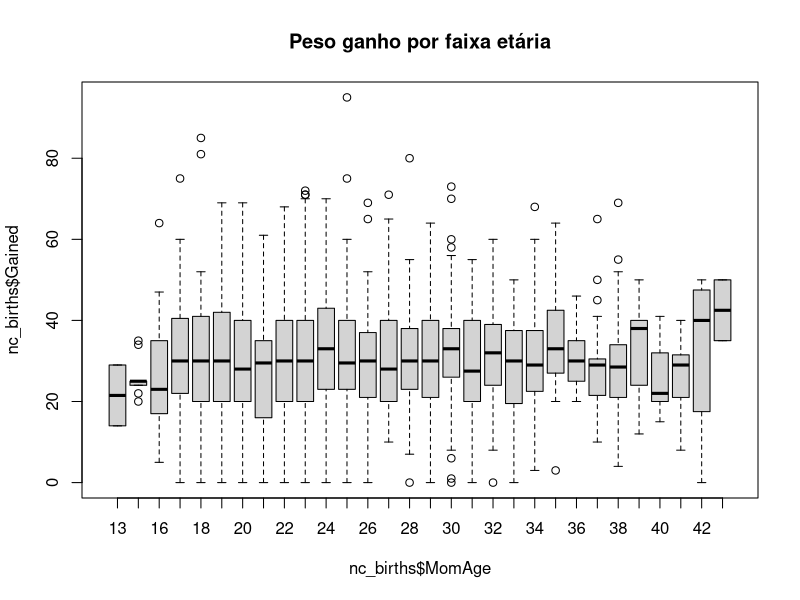
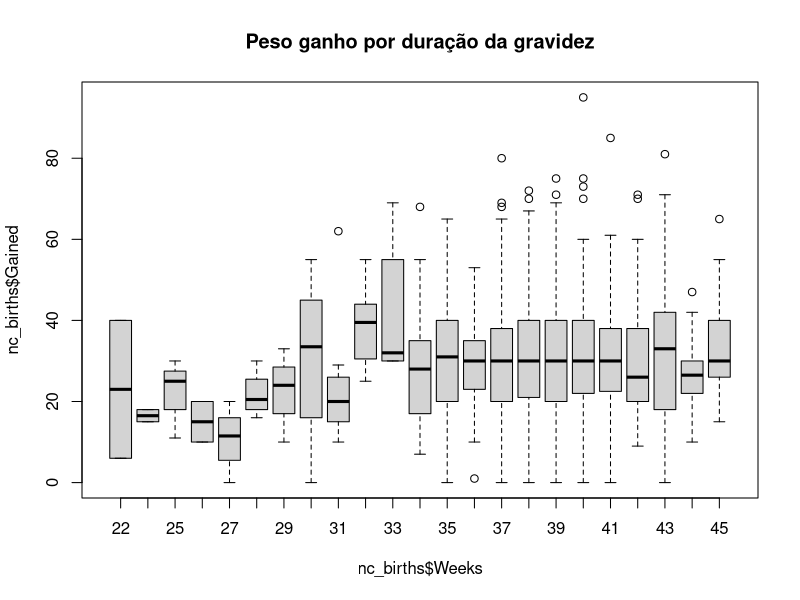
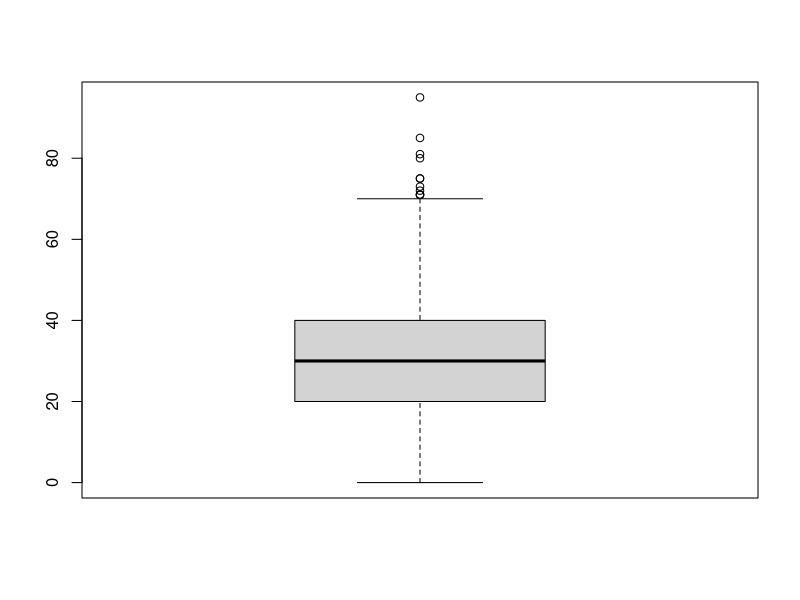
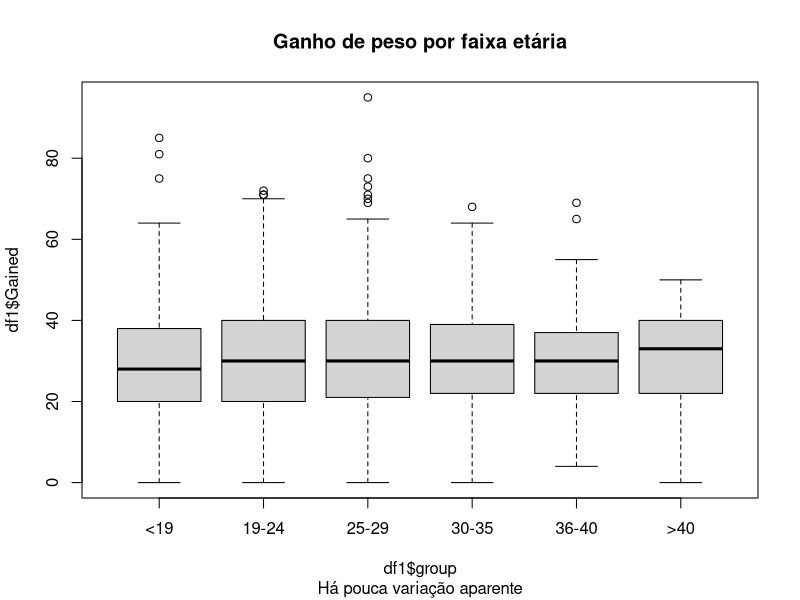
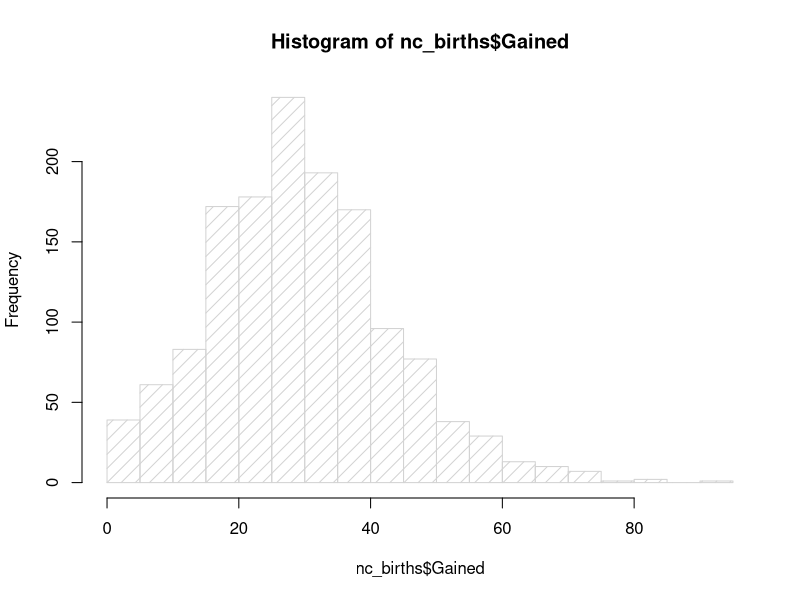
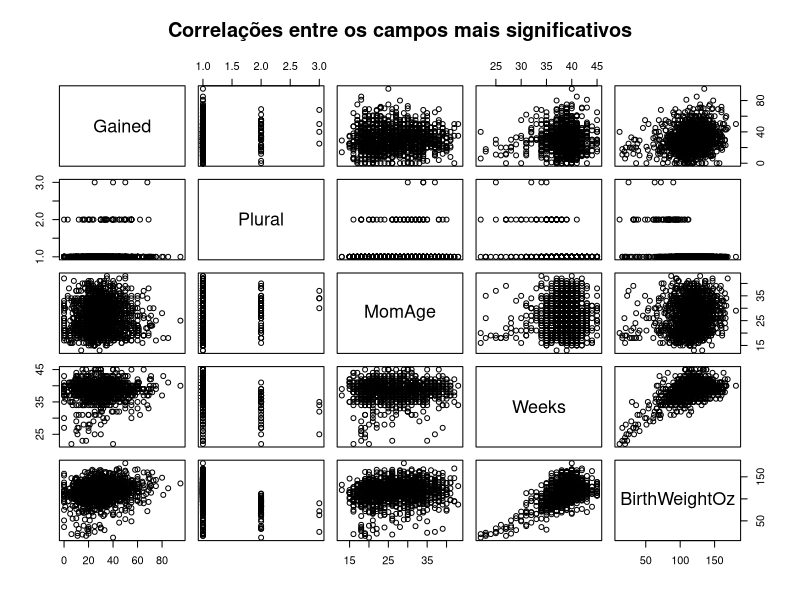
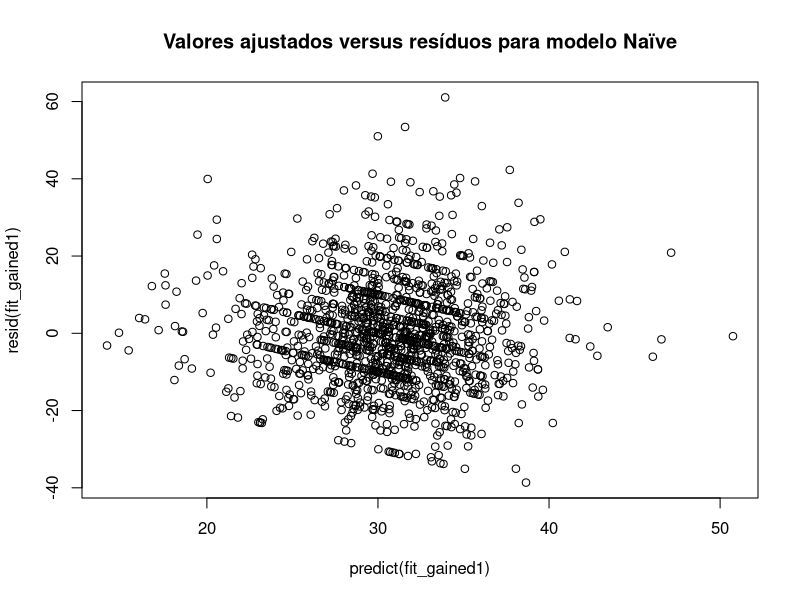
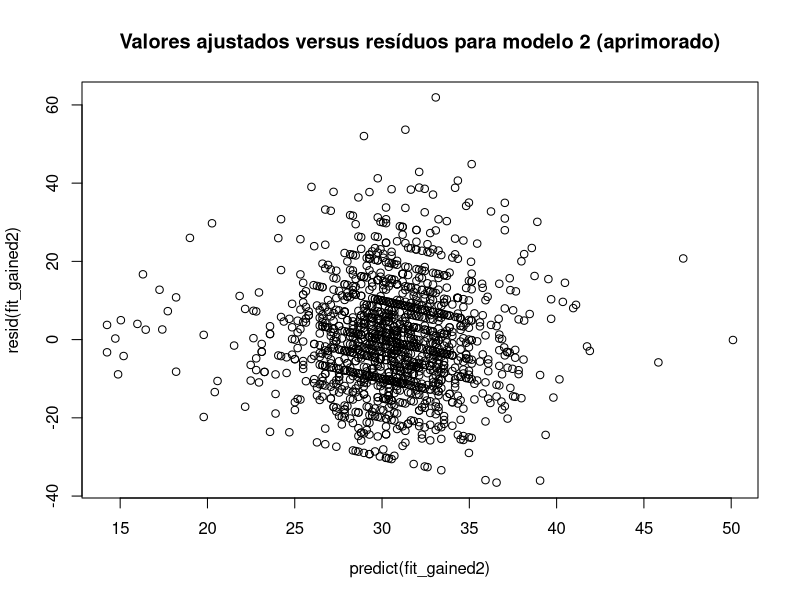

Write the R code that produced these figures, in order.
## ---- chunk 1
knitr::opts_chunk$set(echo = TRUE)
## ---- chunk 2
# bloco de código - item a


NCbirths = read.csv("NCbirths.csv")
nc_births = NCbirths
str(nc_births)
summary(nc_births)
## ---- chunk 3
boxplot(nc_births$Gained ~ nc_births$MomAge, main="Peso ganho por faixa etária")
boxplot(nc_births$Gained ~ nc_births$Weeks, main="Peso ganho por duração da gravidez")

# boxplot(nc_births$Gained ~ nc_births$MomRace + nc_births$RaceMom, main='Peso ganho por "Raça"') # Pouco útil sem fatores

## ---- chunk 4
for (race in unique(nc_births$MomRace)) { print(paste(race, nrow(nc_births[nc_births$MomRace == race,])))}  # TODO Um Summary não seria melhor?


summary(nc_births[nc_births$MomRace=="hispanic", c("RaceMom", "HispMom")])  # Mostra que `RaceMom` é 5 para todas com `MomRace == hispanic`
JapasSoQueNao = nrow(nc_births[nc_births$RaceMom==5,])  # "Japanese", só que não
print(paste("Registros marcados como mães japonesas: ", JapasSoQueNao))

print("Mães com RaceMom == 5")
summary(nc_births[nc_births$RaceMom==5, c("MomRace", "HispMom")])
## ---- chunk 5
# summary(nc_births[nc_births$Low == "Y", c("BirthWeightOz", "BirthWeightGm")])
# summary(nc_births[nc_births$Low == "N", c("BirthWeightOz", "BirthWeightGm")])

# summary(nc_births[nc_births$BirthWeightGm > 2500, c("Low", "BirthWeightOz", "BirthWeightGm")])
nrow(nc_births[nc_births$BirthWeightGm > 2500 & nc_births$Low=='Y', c("Low", "BirthWeightOz", "BirthWeightGm")])  # Deve ser zero
nrow(nc_births[nc_births$BirthWeightGm <= 2500 & nc_births$Low=='N', c("Low", "BirthWeightOz", "BirthWeightGm")])  # Deve ser zero

## ---- chunk 6
col.sums = colSums(is.na(nc_births))
col.sums[col.sums>0]  # Verificação programática de quais colunas têm NAs

nc_births<- cbind(nc_births, somaNulos = rowSums(is.na(nc_births)))
NCB_NAs = nc_births[nc_births$somaNulos > 0,]
NCBnoNAs = nc_births[complete.cases(nc_births),]

## ---- chunk 7
# Fatorizar o que der

NCB_noId = function(ncbvar) {
    ncbvar$X <- NULL
    ncbvar$ID <- NULL  
    return(ncbvar)
}


NCB_factorize = function(ncbvar) {
    ncbvar$Plural <- factor(ncbvar$Plural, levels=c(1,2,3), labels=c('Single', 'Twins', 'Triplets'))
    ncbvar$Sex <- factor(ncbvar$Sex, levels=c(1,2), labels=c("M", "F"))
    ncbvar$Marital <- factor(ncbvar$Marital, labels=c("Married", "Not Married"))
    ncbvar$RaceMom <- factor(ncbvar$RaceMom, levels=c(1,2,3,4,5,7,8),  # There's no Hawaiian in this base
                               labels=c(
                                 "White",
                                 "Black",
                                 "AmericanIndian",
                                 "Chinese",
                                 "Hispanic",  # Era "Japanese", mas foi reconsiderado
                                 # "Hawaiian",  # Não foram encontrados registros
                                 "Filipino",
                                 "OtherAsianOrPacific"
                               ))
    # TODO: Check race assignments more thoroughly

    ncbvar$Smoke <- factor(ncbvar$Smoke, labels = c('N', 'Y'))  # Cuidado com os NAs
    ncbvar$HispMom <- factor(ncbvar$HispMom)
    ncbvar$Premie <- factor(ncbvar$Premie, labels=c("N", "Y"))
    ncbvar$Low <- factor(ncbvar$Low, labels=c("N", "Y"))

    return(ncbvar)
}

nc_births = NCB_noId(nc_births)
nc_births = NCB_factorize(nc_births)

ncb_births_noGainedNA = nc_births[!is.na(nc_births$Gained), ]
ncb_births_noGainedNA = ncb_births_noGainedNA[ncb_births_noGainedNA$somaNulos == 0, ]

## ---- chunk 8

# boxplot(nc_births$Gained ~ nc_births$MomRace + nc_births$RaceMom, main='Peso ganho por "Raça"') # Pouco útil sem fatores
## ---- chunk 9
# bloco de código - item b

summary(nc_births$BirthWeightGm/nc_births$BirthWeightOz)
if (mean(nc_births$BirthWeightGm/nc_births$BirthWeightOz)/max(nc_births$BirthWeightGm/nc_births$BirthWeightOz) != 1 ) {
  error("Há um erro de conversão entre Oz e g")
} else {
  if (max(nc_births$BirthWeightGm/nc_births$BirthWeightOz) == 28.35)  {
    print("Todas as conversões de unidade estão corretas")
  } else {
    print("Embora consistentes, as conversões não estão corretas")
  }
}


## ---- chunk 10
 boxplot(nc_births$Gained)
df1 = transform(nc_births, group=cut(MomAge, breaks = c(-Inf, 18, 24, 30, 35, 40, +Inf), labels = c('<19', '19-24', '25-29', '30-35', '36-40', '>40')))
boxplot(df1$Gained ~ df1$group, main="Ganho de peso por faixa etária", sub="Há pouca variação aparente")

hist(nc_births$Gained, density = 10, breaks = 30)
sw_gained = shapiro.test(nc_births$Gained)

gained_mean = mean(nc_births$Gained, na.rm = T)

## ---- chunk 11
fit_gained1 = lm(Gained ~ ., data=ncb_births_noGainedNA)
summary(fit_gained1)

## ---- chunk 12

# pairs(Gained ~ ., data=nc_births)
pairs(Gained ~ Plural + MomAge + Weeks + BirthWeightOz, 
      data=nc_births,
      main = "Correlações entre os campos mais significativos"
      )

# fit_gained1_noNAs = lm(Gained ~ ., data=nc_births, na.action = na.omit) 
# summary(fit_gained1_noNAs)

# NCBnoNAs = nc_births[]

## ---- chunk 13
fit_gained2 = lm(Gained ~ Plural + BirthWeightOz, data = ncb_births_noGainedNA)
summary(fit_gained2)

anova(fit_gained1, fit_gained2)

## ---- chunk 14

## ---- chunk 15
# bloco de código - item c
plot(predict(fit_gained1), resid(fit_gained1),   # data=nc_births,
     main="Valores ajustados versus resíduos para modelo Naïve")

plot(predict(fit_gained2), resid(fit_gained2),   # data=nc_births,
     main="Valores ajustados versus resíduos para modelo 2 (aprimorado)")


## ---- chunk 16
# bloco de código - item d



## ---- chunk 17
# bloco de código - item e



